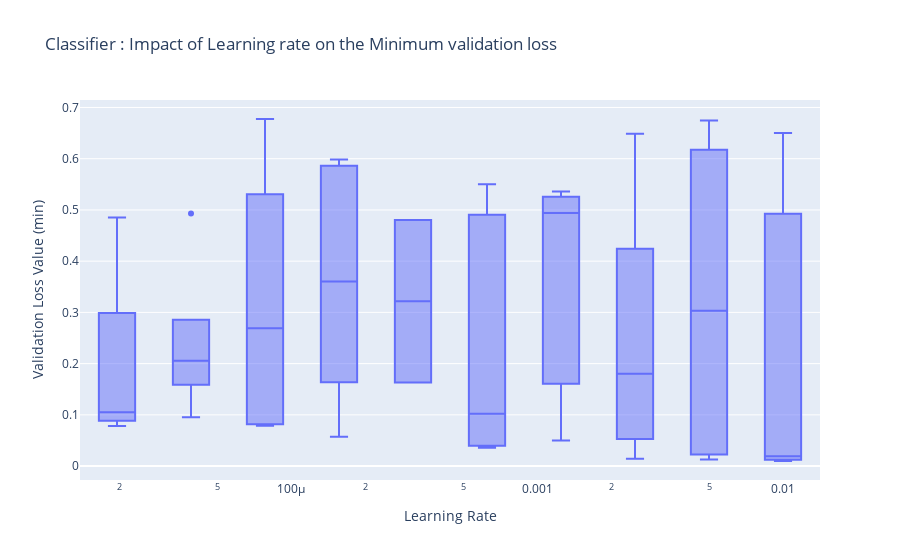

Write notebook code for a chart like this one.
### Code cell
fig = go.Figure(layout = {
   "xaxis":{
       "domain" : [0,1],
       "type" : "log",
        # "categoryorder" : "median ascending",
       "title" : "Learning Rate"
    },
   "yaxis":{"title" : "Validation Loss Value (min)"},
   "title" : {"text" : "Classifier : Impact of Learning rate on the Minimum validation loss"},
})
fig.add_trace( go.Box(
                x = results["model_train_classifier_learning_rate"], 
                y = results["min_valid_loss"],
                xaxis='x',
                name = "Validation"
))

fig

### Figure 1 — Plotly figure (JSON) as saved in the notebook; plotly's stock layout.template omitted (floating-point values rounded to 4 significant figures)
{"data": [{"name": "Validation", "type": "box", "x": [0.0001563, 3.906e-05, 0.0025, 0.0001563, 0.000625, 0.000625, 0.0025, 7.813e-05, 0.0025, 3.906e-05, 0.0001563, 0.000625, 7.813e-05, 0.0001563, 0.005, 1.953e-05, 0.000625, 7.813e-05, 1.953e-05, 0.0001563, 0.0003125, 0.01, 0.005, 0.0025, 0.00125, 3.906e-05, 0.0025, 0.005, 0.000625, 0.0001563, 0.01, 0.00125, 3.906e-05, 3.906e-05, 0.0001563, 0.0003125, 0.00125, 0.0001563, 0.005, 1.953e-05, 0.005, 7.813e-05, 0.01, 0.000625, 1.953e-05, 7.813e-05, 0.005, 0.000625, 0.0001563, 0.0025], "xaxis": "x", "y": [0.05727, 0.2167, 0.2883, 0.1623, 0.5061, 0.4438, 0.4243, 0.07897, 0.01412, 0.4928, 0.5936, 0.03556, 0.6775, 0.2512, 0.01282, 0.07837, 0.03698, 0.4818, 0.09819, 0.584, 0.1632, 0.01906, 0.5226, 0.07188, 0.536, 0.2054, 0.6486, 0.6747, 0.55, 0.3611, 0.009936, 0.04974, 0.1799, 0.0953, 0.3604, 0.4802, 0.4939, 0.1644, 0.08339, 0.4852, 0.0227, 0.08245, 0.6501, 0.04738, 0.1123, 0.2688, 0.6173, 0.1023, 0.5985, 0.05307]}], "layout": {"title": {"text": "Classifier : Impact of Learning rate on the Minimum validation loss"}, "xaxis": {"domain": [0, 1], "title": {"text": "Learning Rate"}, "type": "log"}, "yaxis": {"title": {"text": "Validation Loss Value (min)"}}}}
